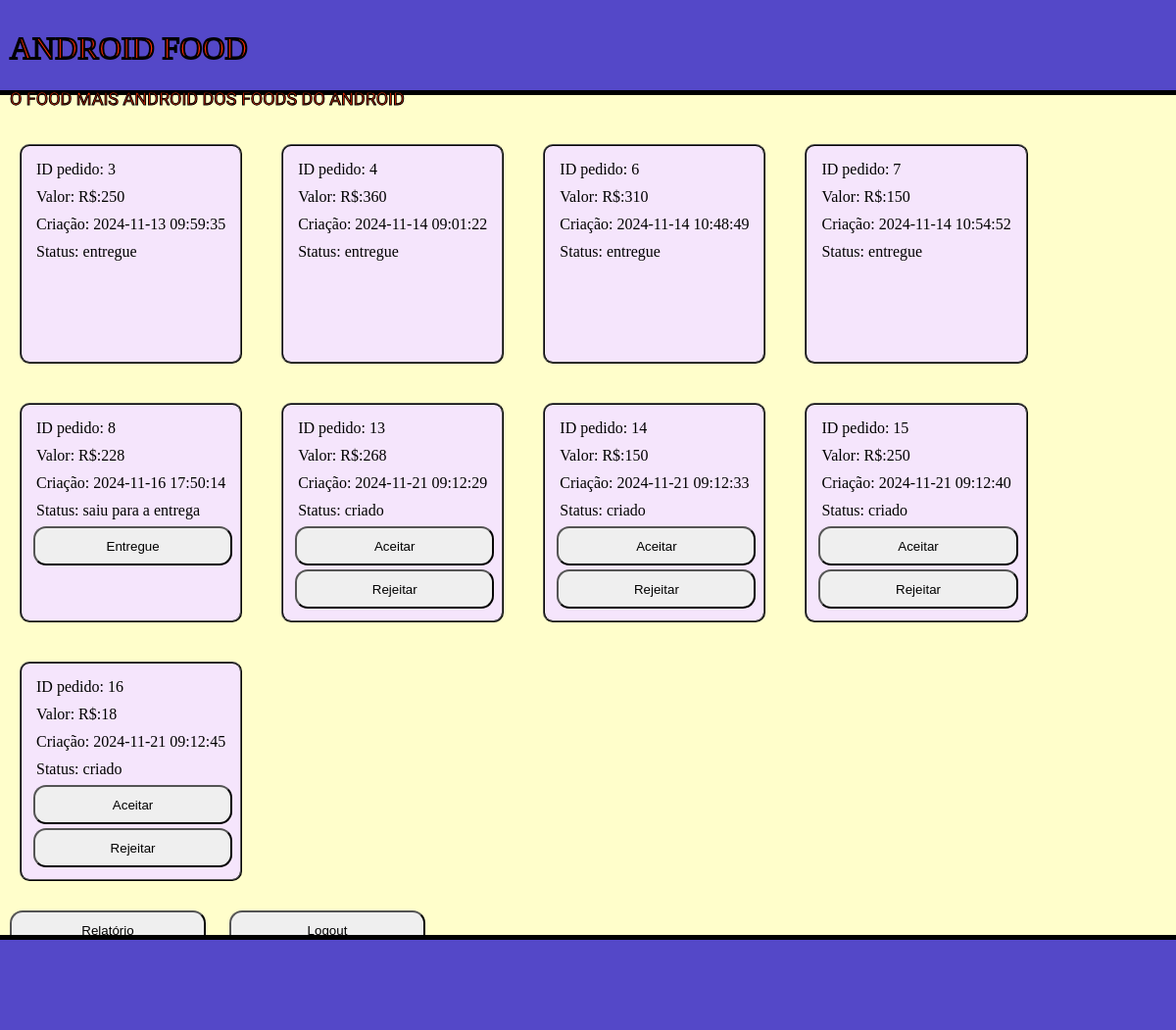
The app's page /restaurante (signed in) with its own data.
### tables this page shows
CREATE TABLE venda(
                            pk_venda INTEGER PRIMARY KEY NOT NULL,
                            valor NUMERIC CHECK (valor > 0) NOT NULL,
                            pk_usuario INTEGER REFERENCES usuario NOT NULL,
                            pk_restaurante INTEGER REFERENCES restaurante NOT NULL,
                            criacao DATE DEFAULT(datetime('now', 'localtime')),
                            status VARCHAR(50) DEFAULT "criado"
                            );

### main.py (the view)
@app.route('/restaurante', methods=['GET','POST'])
def restaurante():
    if session.get('login') == None or session['login'] == False:
        session['login'] = False
        return index()
    vendas = database.consulta_pedidos(session['pk'])
    pedidos = []
    for venda in vendas:
        if venda[4] != "cancelado" or venda[4] == "entregue":
            pedido = {
                        "pk": venda[0],
                        "valor": venda[1],
                        "pk_usuario": venda[2],
                        "criacao": venda[3],
                        "status": venda[4]
                    }
            pedidos.append(pedido)
    session['pedidos'] = pedidos
    return render_template("restaurante.jinja",nome = session['nome'],pedidos = session['pedidos'])

### database/database.py (called while the page is built)
    def consulta_pedidos(self,pk_restaurante): # Consulta os pedidos de um restaurante
        sql = f'SELECT pk_venda,valor,pk_usuario,criacao,status FROM venda WHERE pk_restaurante = ?;'
        result = self.conexao.execute(sql,(pk_restaurante,))
        return result.fetchall()

### templates/restaurante.jinja (shortened to what this page needs)
<!DOCTYPE html>
<html lang="pt-BR">
  <head>
    <link rel="stylesheet" href="{{ url_for('static',filename='styles/restaurante.css') }}" >
  </head>
  <body>
    <header class="header">
      <h1>ANDROID FOOD</h1>
      <p>O FOOD MAIS ANDROID DOS FOODS DO ANDROID</p>
    </header>
    {% if pedidos[0] is none %}
      <section class="pedidos">
        <p>Nenhum pedido</p>
      </section>
    {% else %}
      <section class="pedidos">
        {% for pedido in pedidos%}
        <div class="pedido">
          <p class="id">ID pedido: {{ pedido["pk"] }}</p>
          <p class="valor">Valor: R$:{{ pedido["valor"] }}</p>
          <p class="criacao">Criação: {{ pedido["criacao"] }}</p>
          <p class="status">Status: {{ pedido["status"] }}</p>
          {% if pedido["status"] == "criado" %}
           <a href="{{ url_for('aceitar', pk=pedido['pk']) }}"> <button>Aceitar</button></a>
            <a href="{{ url_for('rejeitar', pk=pedido['pk']) }}"><button>Rejeitar</button></a>
          {% elif pedido["status"] == "aceito" %}
            <a href="{{ url_for('entrega', pk=pedido['pk']) }}"><button>Saiu para a entrega</button></a>
          {% elif pedido["status"] == "saiu para a entrega" %}
            <a href="{{ url_for('entregue', pk=pedido['pk']) }}"><button>Entregue</button></a>
          {% endif %}
        </div>
        {% endfor %}
      </section>
    {% endif %}
    <a href="{{ url_for('relatorio') }}"><button class="util-button">Relatório</button></a>
    <a href="{{ url_for('logout') }}"><button class="util-button">Logout</button></a>
    <footer class="footer">
    </footer>
  </body>
</html>

### static/styles/restaurante.css (style rules this page uses)
body { margin: 0; background-color: #fffecb; margin-bottom: 9vh; width: 100%; max-width: 100%; }
.header { width: calc(100% - 20px); height: 9vh; padding: 10px; background-color: #5448c8; margin-bottom: 30px; border-bottom: 5px solid black; max-width: 100%; }
.header h1 { font-family: "Alfa Slab One", serif; font-weight: 400; font-style: normal; color: #ff2e00; -webkit-text-stroke: 2px black; }
.header p { font-family: "Racing Sans One", sans-serif; font-weight: 400; font-style: normal; font-size: large; color: #ff2e00; -webkit-text-stroke: 1px black; }
.pedidos { display: flex; justify-content: flex-start; flex-wrap: wrap; }
.pedido { display: flex; flex-direction: column; border: 2px ridge black; border-radius: 10px; padding: 10px; background-color: #f5e5fc; height: 200px; margin: 20px; }
.pedido p { margin: 5px; }
.pedido button { border-radius: 13px; height: 40px; margin: 2px; width: 100%; }
a { text-decoration: none; }
.util-button { border-radius: 13px; margin: 10px; width: 200px; height: 40px; }
.footer { width: 100%; height: 9vh; background-color: #5448c8; position: fixed; bottom: 0; padding: 10px; margin-top: 30px; border-top: 5px solid black; max-width: 100%; }

### records on screen
venda: pk "3", valor "250", criacao "2024-11-13 09:59:35", status "entregue"
venda: pk "4", valor "360", criacao "2024-11-14 09:01:22", status "entregue"
venda: pk "6", valor "310", criacao "2024-11-14 10:48:49", status "entregue"
venda: pk "7", valor "150", criacao "2024-11-14 10:54:52", status "entregue"
venda: pk "8", valor "228", criacao "2024-11-16 17:50:14", status "saiu para a entrega"
venda: pk "13", valor "268", criacao "2024-11-21 09:12:29", status "criado"
venda: pk "14", valor "150", criacao "2024-11-21 09:12:33", status "criado"
venda: pk "15", valor "250", criacao "2024-11-21 09:12:40", status "criado"
venda: pk "16", valor "18", criacao "2024-11-21 09:12:45", status "criado"
